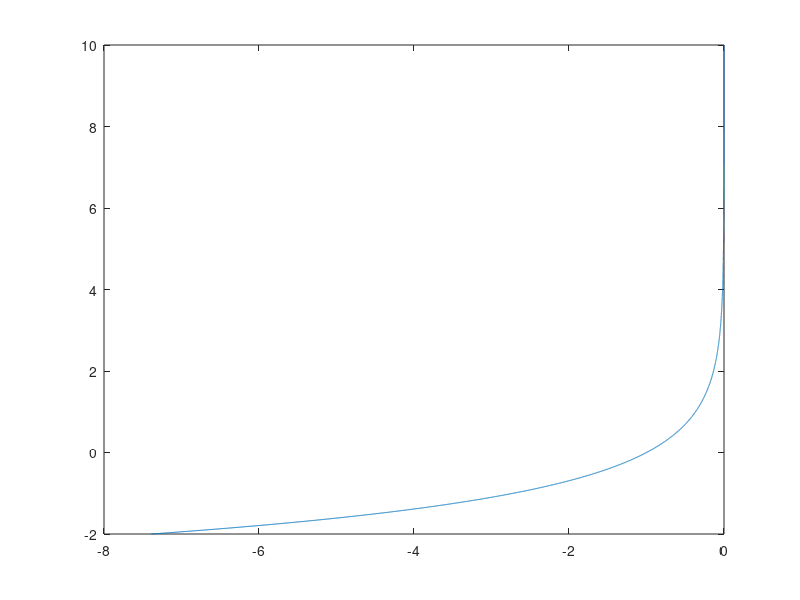

Write MATLAB code to recreate this figure. (Note: this script raises an error after producing the figure.)
%%
rho = -2:0.001:10;
y1 = -exp(-rho);
y2 = exp(-rho);
figure
plot(y1,rho);
xline(0)
hold on
grid on
plot(y2,rho);
xlabel('\sigma')
ylabel('\rho')


%%
figure
plot(rho,y1);
xline(0)
hold on
grid on
plot(rho,y2);
ylabel('\sigma')
xlabel('\rho')
%%
figure
plot(-log(exp(-rho)))


%%
rho = -10:0.001:10;
y1 = -exp(rho);
y2 = exp(rho);
figure
plot(y1,rho);
xline(0)
hold on
grid on
plot(y2,rho);
xlabel('\sigma')
ylabel('\rho')

%%
mu = 1e-16
rho = 0.01:0.01:10;
plot(rho,-(1/mu)*log(rho))

mu = 1e-2;
rho = 0.01:0.01:10;
plot(rho,-(1/mu)*log(rho))

%%
lambda = 1;
rho = linspace(-1,10,200);
sigma = linspace(-5,5,200);
plot(exp(-lambda*rho),rho,'k')
xline(0,'k')
hold on
grid on
[RHO,SIGMA] = meshgrid(rho,sigma);
Z = -RHO.^2;
% contour(SIGMA,RHO,Z,30);
figure
t = 100;
for i = 1:20
    t = t/2;
    clf
    plot(exp(-lambda*rho),rho,'k')
    hold on
    xline(0,'k')
    grid on
    Z = -RHO.^2-(1/t)*(log(max(1e-4,SIGMA))+log(max(1e-4,exp(-RHO)-SIGMA)));
    contour(SIGMA,RHO,Z)
    colorbar
    caxis([-1e2 1e3])

%     set(gca,'ColorScale','log')
    xlim([-1 5])
    ylim([-1 12])
    ylabel('\rho')
    xlabel('\sigma')
    pause (1)

%     sigma = t;
%     rho = 10;
%     obj = -rho.^2-(1/t)*(log(max(1e-4,sigma))+log(max(1e-4,exp(-rho)-sigma)))
end




